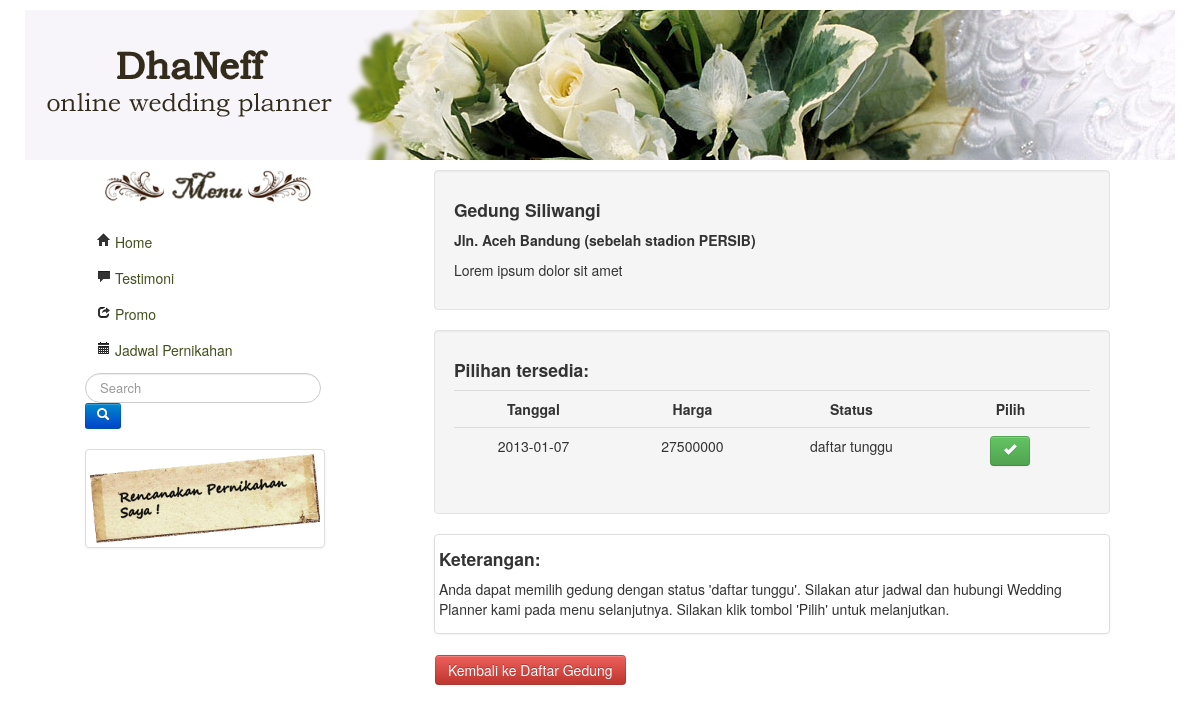
The page /view/view-pilihdetail.php?ged=3 on the database its author committed.
### tables this page shows
CREATE TABLE IF NOT EXISTS `gedung` (
  `id_gedung` int(11) NOT NULL AUTO_INCREMENT,
  `nama_gedung` varchar(50) DEFAULT NULL,
  `alamat` text,
  `id_kota` int(11) NOT NULL,
  `waktu` varchar(40) DEFAULT NULL,
  `keterangan` varchar(40) DEFAULT NULL,
  `deskripsi_gedung` text,
  `gambar_gedung` varchar(50) DEFAULT NULL,
  `kapasitas` int(4) DEFAULT NULL,
  `flag` tinyint(1) NOT NULL DEFAULT '1',
  PRIMARY KEY (`id_gedung`)
);

CREATE TABLE IF NOT EXISTS `gedung_detail` (
  `id_detail` int(11) NOT NULL AUTO_INCREMENT,
  `id_gedung` int(11) DEFAULT NULL,
  `tanggal` date DEFAULT NULL,
  `harga` decimal(10,0) DEFAULT NULL,
  `id_status` int(11) DEFAULT NULL,
  `flag` tinyint(1) DEFAULT NULL,
  PRIMARY KEY (`id_detail`)
);

CREATE TABLE IF NOT EXISTS `status` (
  `id_status` int(11) NOT NULL AUTO_INCREMENT,
  `status` varchar(40) NOT NULL,
  PRIMARY KEY (`id_status`)
);

### view/view-pilihdetail.php (the view, shortened to what this page needs)
<?php
include('../model/model-pesan.php');
include_once ('header.php');
echo "<div class='span8 offset1'>";
$obj=new Pesan("localhost","root","","wedding");
	if(isset($_REQUEST['ged'])){
		$obj->detail($_REQUEST['ged']);
	?>
<html>
	<body>
			<div class="well">
				<h4>Pilihan tersedia: </h4>
				<table class="table table-hover" width="100%" border="0">
					<tr>
						<th width="25%">Tanggal</th>
						<th width="25%">Harga</th>
						<th width="25%">Status</th>
						<th width="25%">Pilih</th>
					</tr>
					<?php foreach($obj->data as $val){
							extract($val);
							?>
								<tr align="center">
								<td><?php echo $tanggal; ?></td>
								<td><?php echo $harga; ?></td>
								<td><?php echo $status; ?></td>
									<?php if($id_status==6){
										echo "<td> -Tidak  bisa dipilih- </td>";
											} else {?>
											<td><a href="view-pilihpaket.php?detail=<?php echo $id_detail; ?>" class="btn btn-success" rel="tooltip" title="Pilih"><i class="icon-ok icon-white" ></i></a>
											</td>
										<?php } ?>
					</tr>
					<?php }
				echo "</table>";
				}
				echo "</div>";
?>
<div class="thumbnail">
<h4>Keterangan: </h4>
<p>Anda dapat memilih gedung dengan status 'daftar tunggu'. Silakan atur jadwal dan hubungi Wedding Planner kami pada menu selanjutnya.
Silakan klik tombol 'Pilih' untuk melanjutkan.</p>
</div><br>
<table width="100%" border="0"><tr>
<td><a class="btn btn-danger" href="view-gedung.php">Kembali ke Daftar Gedung</a></td>
</tr></table>
		</body>
	</html>

### model/model-pesan.php (shortened to what this page needs)
<?php
class Pesan {
	public $mysqli;
	public $data;
	public function __construct($host,$username,$password,$db_name){
		$this->mysqli = new mysqli($host, $username, $password, $db_name);
	}
	public function detail($id){
		$query="SELECT d.id_detail, g.id_gedung, g.nama_gedung, g.gambar_gedung, g.deskripsi_gedung, d.tanggal, d.harga, s.id_status, s.status
		FROM gedung_detail d
		JOIN gedung g ON g.id_gedung = d.id_gedung
		JOIN STATUS s ON s.id_status = d.id_status
		WHERE g.id_gedung ='$id' && d.flag = 1
		ORDER BY d.id_status ASC
		LIMIT 0 , 30";
		$result= $this->mysqli->query($query);
		$query2="SELECT distinct g.nama_gedung, g.alamat, g.deskripsi_gedung
		from gedung g
		where g.id_gedung ='$id'";
		$result2=$this->mysqli->query($query2);
		$a=$result2->fetch_assoc();
		echo "<div class='well'>
			<h4>".$a['nama_gedung']."</h4>
			<h5>".$a['alamat']."</h5>
			<p>".$a['deskripsi_gedung']."</p>
			</div>
			";
		if($result){
			while($rows=$result->fetch_assoc()){
				$this->data[]=$rows;
			}
			return $this->data;
		}
	}
}

### rows shown on the page
gedung: nama_gedung "Gedung Siliwangi", alamat "Jln. Aceh Bandung (sebelah stadion PERSIB)", deskripsi_gedung "Lorem ipsum dolor sit amet"
gedung_detail: tanggal "2013-01-07", harga "27500000", id_status.status "daftar tunggu"
